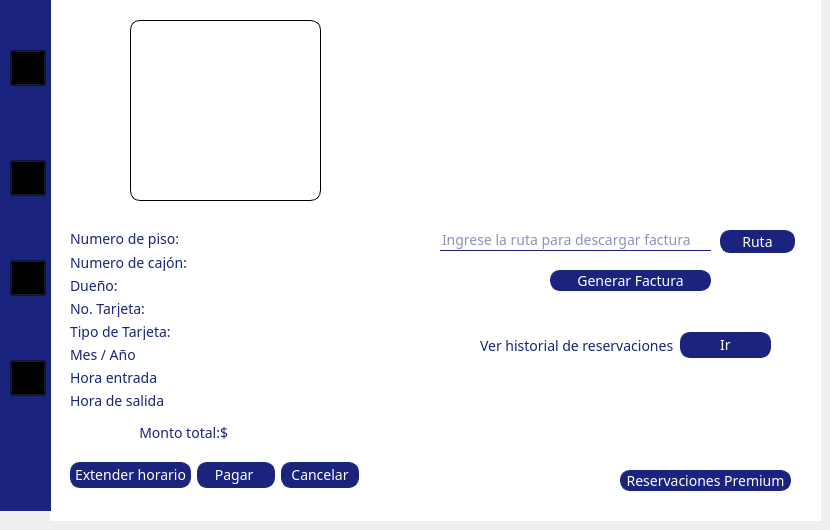
    <widget class="QWidget" name="ReservacionInfo">
     <widget class="QGroupBox" name="groupBox_17">
      <property name="geometry">
       <rect>
        <x>50</x>
        <y>0</y>
        <width>771</width>
        <height>521</height>
       </rect>
      </property>
      <property name="styleSheet">
       <string notr="true">*{
background-color: transparent;
border: none;
font-family: rubik;
}


QGroupBox{
background-color:white;
border: none;

}

QLineEdit{
color: #1a237e;
border-bottom: 1px solid #1a237e;
border-color: #1a237e;
font-size:14px;
}

QLabel{
color:#1a237e;
background-color: transparent;
font-size:14px

}

QPushButton{
color: white;
background-color: #1a237e;
font-size:14px;
border: 1px solid #1a237e;
border-radius: 10px; 
padding: 2px 4px;
}


</string>
      </property>
      <property name="title">
       <string/>
      </property>
      <widget class="QWidget" name="gridLayoutWidget_3">
       <property name="geometry">
        <rect>
         <x>20</x>
         <y>230</y>
         <width>326</width>
         <height>179</height>
        </rect>
       </property>
       <layout class="QGridLayout" name="gridLayout_4">
        <item row="4" column="0">
         <widget class="QLabel" name="label_37">
          <property name="text">
           <string>Tipo de Tarjeta:</string>
          </property>
         </widget>
        </item>
        <item row="2" column="0">
         <widget class="QLabel" name="label_32">
          <property name="text">
           <string>Dueño:</string>
          </property>
         </widget>
        </item>
        <item row="5" column="0">
         <widget class="QLabel" name="label_38">
          <property name="text">
           <string>Mes / Año</string>
          </property>
         </widget>
        </item>
        <item row="6" column="0">
         <widget class="QLabel" name="label_33">
          <property name="text">
           <string>Hora entrada</string>
          </property>
         </widget>
        </item>
        <item row="3" column="1">
         <widget class="QLabel" name="no_tarjeta">
          <property name="text">
           <string/>
          </property>
         </widget>
        </item>
        <item row="5" column="1">
         <widget class="QLabel" name="agno_2">
          <property name="text">
           <string/>
          </property>
         </widget>
        </item>
        <item row="1" column="0">
         <widget class="QLabel" name="label_24">
          <property name="text">
           <string>Numero de cajón:</string>
          </property>
         </widget>
        </item>
        <item row="0" column="0">
         <widget class="QLabel" name="label_28">
          <property name="text">
           <string>Numero de piso:</string>
          </property>
         </widget>
        </item>
        <item row="4" column="1">
         <widget class="QLabel" name="tipo">
          <property name="text">
           <string/>
          </property>
         </widget>
        </item>
        <item row="1" column="1">
         <widget class="QLabel" name="cajon">
          <property name="text">
           <string/>
          </property>
         </widget>
        </item>
        <item row="0" column="1">
         <widget class="QLabel" name="Piso">
          <property name="text">
           <string/>
          </property>
         </widget>
        </item>
        <item row="2" column="1">
         <widget class="QLabel" name="dueno_2">
          <property name="text">
           <string/>
          </property>
         </widget>
        </item>
        <item row="3" column="0">
         <widget class="QLabel" name="label_36">
          <property name="text">
           <string>No. Tarjeta:</string>
          </property>
         </widget>
        </item>
        <item row="7" column="0">
         <widget class="QLabel" name="label_34">
          <property name="text">
           <string>Hora de salida</string>
          </property>
         </widget>
        </item>
        <item row="6" column="1">
         <widget class="QLabel" name="entrada">
          <property name="text">
           <string/>
          </property>
         </widget>
        </item>
        <item row="7" column="1">
         <widget class="QLabel" name="salida">
          <property name="text">
           <string/>
          </property>
         </widget>
        </item>
       </layout>
      </widget>
      <widget class="QLineEdit" name="ruta_2">
       <property name="geometry">
        <rect>
         <x>390</x>
         <y>230</y>
         <width>271</width>
         <height>21</height>
        </rect>
       </property>
       <property name="styleSheet">
        <string notr="true">background-color: rgb(255, 255, 255);</string>
       </property>
       <property name="placeholderText">
        <string>Ingrese la ruta para descargar factura</string>
       </property>
      </widget>
      <widget class="QPushButton" name="genera">
       <property name="geometry">
        <rect>
         <x>500</x>
         <y>270</y>
         <width>161</width>
         <height>21</height>
        </rect>
       </property>
       <property name="text">
        <string>Generar Factura</string>
       </property>
      </widget>
      <widget class="QPushButton" name="ruta">
       <property name="geometry">
        <rect>
         <x>670</x>
         <y>230</y>
         <width>75</width>
         <height>23</height>
        </rect>
       </property>
       <property name="text">
        <string>Ruta</string>
       </property>
      </widget>
      <widget class="QLabel" name="fotouser_5">
       <property name="geometry">
        <rect>
         <x>80</x>
         <y>20</y>
         <width>191</width>
         <height>181</height>
        </rect>
       </property>
       <property name="styleSheet">
        <string notr="true">border: 1px solid black;
border-radius:10px;</string>
       </property>
       <property name="text">
        <string/>
       </property>
      </widget>
      <widget class="QWidget" name="layoutWidget">
       <property name="geometry">
        <rect>
         <x>20</x>
         <y>420</y>
         <width>321</width>
         <height>26</height>
        </rect>
       </property>
       <layout class="QHBoxLayout" name="horizontalLayout">
        <item>
         <widget class="QLabel" name="label_31">
          <property name="text">
           <string>Monto total:$</string>
          </property>
          <property name="alignment">
           <set>Qt::AlignRight|Qt::AlignTrailing|Qt::AlignVCenter</set>
          </property>
         </widget>
        </item>
        <item>
         <widget class="QLabel" name="lMonto">
          <property name="text">
           <string/>
          </property>
         </widget>
        </item>
       </layout>
      </widget>
      <widget class="QLabel" name="fecha">
       <property name="geometry">
        <rect>
         <x>380</x>
         <y>20</y>
         <width>271</width>
         <height>21</height>
        </rect>
       </property>
       <property name="text">
        <string/>
       </property>
      </widget>
      <widget class="QWidget" name="gridLayoutWidget_2">
       <property name="geometry">
        <rect>
         <x>20</x>
         <y>460</y>
         <width>289</width>
         <height>31</height>
        </rect>
       </property>
       <layout class="QGridLayout" name="gridLayout_2">
        <item row="0" column="0">
         <widget class="QPushButton" name="Extender">
          <property name="text">
           <string>Extender horario</string>
          </property>
         </widget>
        </item>
        <item row="0" column="1">
         <widget class="QPushButton" name="Pagar">
          <property name="text">
           <string>Pagar </string>
          </property>
         </widget>
        </item>
        <item row="0" column="2">
         <widget class="QPushButton" name="btnCancelarReserva">
          <property name="text">
           <string>Cancelar</string>
          </property>
         </widget>
        </item>
       </layout>
      </widget>
      <widget class="QPushButton" name="pushButton">
       <property name="geometry">
        <rect>
         <x>570</x>
         <y>470</y>
         <width>171</width>
         <height>21</height>
        </rect>
       </property>
       <property name="text">
        <string>Reservaciones Premium</string>
       </property>
      </widget>
      <widget class="QWidget" name="horizontalLayoutWidget">
       <property name="geometry">
        <rect>
         <x>430</x>
         <y>330</y>
         <width>291</width>
         <height>31</height>
        </rect>
       </property>
       <layout class="QHBoxLayout" name="horizontalLayout_2">
        <item>
         <widget class="QLabel" name="label_29">
          <property name="text">
           <string>Ver historial de reservaciones</string>
          </property>
         </widget>
        </item>
        <item>
         <widget class="QPushButton" name="Ir">
          <property name="text">
           <string>Ir</string>
          </property>
         </widget>
        </item>
       </layout>
      </widget>
     </widget>
     <widget class="QGroupBox" name="groupBox_29">
      <property name="geometry">
       <rect>
        <x>0</x>
        <y>0</y>
        <width>51</width>
        <height>511</height>
       </rect>
      </property>
      <property name="styleSheet">
       <string notr="true">QGroupBox{
	background-color: #1a237e;
border: none;

}
QPushButton{
	background:transparent;
}</string>
      </property>
      <property name="title">
       <string/>
      </property>
      <widget class="QPushButton" name="estacionamiento_4">
       <property name="geometry">
        <rect>
         <x>10</x>
         <y>50</y>
         <width>36</width>
         <height>36</height>
        </rect>
       </property>
       <property name="styleSheet">
        <string notr="true">QPushButton{
	border-image: url(:/Imagenes/estacionamiento.png);
    background-repeat: no-repeat;
    width: 36px;
    height: 36px;
}

</string>
       </property>
       <property name="text">
        <string/>
       </property>
      </widget>
      <widget class="QPushButton" name="salir_4">
       <property name="geometry">
        <rect>
         <x>10</x>
         <y>360</y>
         <width>36</width>
         <height>36</height>
        </rect>
       </property>
       <property name="styleSheet">
        <string notr="true">QPushButton{
	border-image: url(:/Imagenes/salir.png);
    background-repeat: no-repeat;
    width: 36px;
    height: 36px;
}
</string>
       </property>
       <property name="text">
        <string/>
       </property>
      </widget>
      <widget class="QPushButton" name="reservacion_4">
       <property name="geometry">
        <rect>
         <x>10</x>
         <y>260</y>
         <width>36</width>
         <height>36</height>
        </rect>
       </property>
       <property name="styleSheet">
        <string notr="true">QPushButton{
	border-image: url(:/Imagenes/factura.png);
    background-repeat: no-repeat;
    width: 36px;
    height: 36px;
}
</string>
       </property>
       <property name="text">
        <string/>
       </property>
      </widget>
      <widget class="QPushButton" name="perfil_4">
       <property name="geometry">
        <rect>
         <x>10</x>
         <y>160</y>
         <width>36</width>
         <height>36</height>
        </rect>
       </property>
       <property name="styleSheet">
        <string notr="true">QPushButton{
	border-image: url(:/Imagenes/user1.png);
    background-repeat: no-repeat;
    width: 36px;
    height: 36px;
}
</string>
       </property>
       <property name="text">
        <string/>
       </property>
      </widget>
     </widget>
    </widget>
